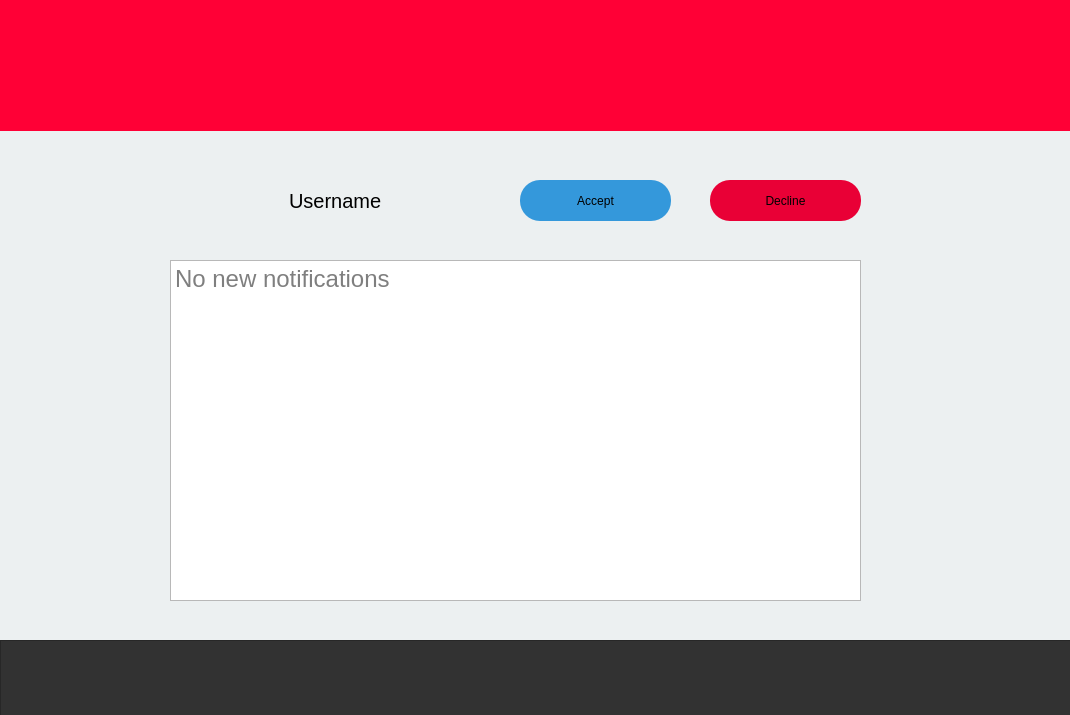
<?xml version="1.0" encoding="UTF-8"?>
<ui version="4.0">
 <class>Notifications_Page</class>
 <widget class="QDialog" name="Notifications_Page">
  <property name="geometry">
   <rect>
    <x>0</x>
    <y>0</y>
    <width>1070</width>
    <height>715</height>
   </rect>
  </property>
  <property name="sizePolicy">
   <sizepolicy hsizetype="Preferred" vsizetype="Preferred">
    <horstretch>0</horstretch>
    <verstretch>0</verstretch>
   </sizepolicy>
  </property>
  <property name="minimumSize">
   <size>
    <width>1070</width>
    <height>715</height>
   </size>
  </property>
  <property name="maximumSize">
   <size>
    <width>1070</width>
    <height>800</height>
   </size>
  </property>
  <property name="windowTitle">
   <string>Notifications</string>
  </property>
  <property name="styleSheet">
   <string notr="true">QDialog{
	background-color: rgb(236, 240, 241);
}
QPushButton::hover{
color:white;
}</string>
  </property>
  <widget class="QLabel" name="label">
   <property name="geometry">
    <rect>
     <x>0</x>
     <y>0</y>
     <width>2001</width>
     <height>131</height>
    </rect>
   </property>
   <property name="styleSheet">
    <string notr="true">QLabel{
background-color:rgb(255,0,54);
}</string>
   </property>
   <property name="text">
    <string/>
   </property>
  </widget>
  <widget class="QLabel" name="label_2">
   <property name="geometry">
    <rect>
     <x>10</x>
     <y>0</y>
     <width>151</width>
     <height>131</height>
    </rect>
   </property>
   <property name="styleSheet">
    <string notr="true">QLabel{border-image: url(:/Final_Logo.png);
}</string>
   </property>
   <property name="text">
    <string/>
   </property>
  </widget>
  <widget class="QFrame" name="frame">
   <property name="geometry">
    <rect>
     <x>0</x>
     <y>640</y>
     <width>2001</width>
     <height>81</height>
    </rect>
   </property>
   <property name="styleSheet">
    <string notr="true">QFrame{
background-color: rgb(50,50,50);
}</string>
   </property>
   <property name="frameShape">
    <enum>QFrame::StyledPanel</enum>
   </property>
   <property name="frameShadow">
    <enum>QFrame::Raised</enum>
   </property>
   <widget class="QPushButton" name="home">
    <property name="geometry">
     <rect>
      <x>190</x>
      <y>10</y>
      <width>61</width>
      <height>61</height>
     </rect>
    </property>
    <property name="styleSheet">
     <string notr="true">QPushButton{
	border-image: url(:/home.png);
border-radius:10px;
min-height:20px;
min-width:20px;
}</string>
    </property>
    <property name="text">
     <string/>
    </property>
   </widget>
   <widget class="QPushButton" name="search">
    <property name="geometry">
     <rect>
      <x>340</x>
      <y>16</y>
      <width>41</width>
      <height>51</height>
     </rect>
    </property>
    <property name="styleSheet">
     <string notr="true">QPushButton{
	border-image: url(:/search.png);
border-radius:10px;
min-height:20px;
min-width:20px;
}</string>
    </property>
    <property name="text">
     <string/>
    </property>
   </widget>
   <widget class="QPushButton" name="cloud">
    <property name="geometry">
     <rect>
      <x>480</x>
      <y>10</y>
      <width>61</width>
      <height>61</height>
     </rect>
    </property>
    <property name="styleSheet">
     <string notr="true">QPushButton{
border-radius:10px;
	border-image: url(:/cloud-computing.png);
min-height:20px;
min-width:20px;
}</string>
    </property>
    <property name="text">
     <string/>
    </property>
   </widget>
   <widget class="QPushButton" name="notification">
    <property name="geometry">
     <rect>
      <x>640</x>
      <y>16</y>
      <width>51</width>
      <height>51</height>
     </rect>
    </property>
    <property name="styleSheet">
     <string notr="true">QPushButton{
	border-image: url(:/notification.png);
border-radius:10px;
min-height:20px;
min-width:20px;
}</string>
    </property>
    <property name="text">
     <string/>
    </property>
   </widget>
   <widget class="QPushButton" name="user">
    <property name="geometry">
     <rect>
      <x>770</x>
      <y>14</y>
      <width>61</width>
      <height>51</height>
     </rect>
    </property>
    <property name="styleSheet">
     <string notr="true">QPushButton{
	border-image: url(:/man-user.png);
border-radius:10px;
min-height:20px;
min-width:20px;
}</string>
    </property>
    <property name="text">
     <string/>
    </property>
   </widget>
  </widget>
  <widget class="QPushButton" name="Accept_Request_Button">
   <property name="geometry">
    <rect>
     <x>520</x>
     <y>180</y>
     <width>151</width>
     <height>41</height>
    </rect>
   </property>
   <property name="styleSheet">
    <string notr="true">QPushButton{
border-radius:20px;
background-color:rgb(52, 152, 219);
font: 14pt &quot;Ubuntu&quot;;
}</string>
   </property>
   <property name="text">
    <string>Accept</string>
   </property>
  </widget>
  <widget class="QPlainTextEdit" name="display_notifications">
   <property name="enabled">
    <bool>true</bool>
   </property>
   <property name="geometry">
    <rect>
     <x>170</x>
     <y>260</y>
     <width>691</width>
     <height>341</height>
    </rect>
   </property>
   <property name="font">
    <font>
     <pointsize>18</pointsize>
    </font>
   </property>
   <property name="cursor" stdset="0">
    <cursorShape>ForbiddenCursor</cursorShape>
   </property>
   <property name="readOnly">
    <bool>true</bool>
   </property>
   <property name="placeholderText">
    <string>No new notifications</string>
   </property>
  </widget>
  <widget class="QLabel" name="display_username">
   <property name="geometry">
    <rect>
     <x>170</x>
     <y>180</y>
     <width>321</width>
     <height>41</height>
    </rect>
   </property>
   <property name="font">
    <font>
     <pointsize>15</pointsize>
    </font>
   </property>
   <property name="text">
    <string>Username</string>
   </property>
   <property name="indent">
    <number>119</number>
   </property>
  </widget>
  <widget class="QPushButton" name="Delete_Request">
   <property name="geometry">
    <rect>
     <x>710</x>
     <y>180</y>
     <width>151</width>
     <height>41</height>
    </rect>
   </property>
   <property name="styleSheet">
    <string notr="true">QPushButton{
border-radius:20px;
background-color:rgb(233,0,54);
font: 14pt &quot;Ubuntu&quot;;
}</string>
   </property>
   <property name="text">
    <string>Decline</string>
   </property>
  </widget>
  <zorder>label</zorder>
  <zorder>frame</zorder>
  <zorder>label_2</zorder>
  <zorder>Accept_Request_Button</zorder>
  <zorder>display_notifications</zorder>
  <zorder>display_username</zorder>
  <zorder>Delete_Request</zorder>
 </widget>
 <layoutdefault spacing="6" margin="11"/>
 <resources/>
 <connections/>
</ui>
